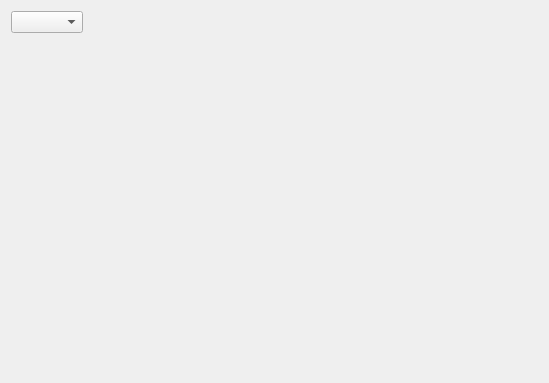
<?xml version="1.0" encoding="UTF-8"?>
<ui version="4.0">
 <class>Form</class>
 <widget class="QWidget" name="Form">
  <property name="geometry">
   <rect>
    <x>0</x>
    <y>0</y>
    <width>549</width>
    <height>383</height>
   </rect>
  </property>
  <property name="windowTitle">
   <string>Form</string>
  </property>
  <layout class="QVBoxLayout" name="verticalLayout">
   <item>
    <layout class="QHBoxLayout" name="horizontalLayout" stretch="2,1">
     <item>
      <layout class="QVBoxLayout" name="verticalLayout_2" stretch="1,4,1">
       <item>
        <layout class="QHBoxLayout" name="horizontalLayout_3">
         <item>
          <widget class="QComboBox" name="comboBox"/>
         </item>
         <item>
          <spacer name="horizontalSpacer_2">
           <property name="orientation">
            <enum>Qt::Horizontal</enum>
           </property>
           <property name="sizeHint" stdset="0">
            <size>
             <width>40</width>
             <height>20</height>
            </size>
           </property>
          </spacer>
         </item>
        </layout>
       </item>
       <item>
        <widget class="QLabel" name="webcam">
         <property name="cursor">
          <cursorShape>CrossCursor</cursorShape>
         </property>
         <property name="mouseTracking">
          <bool>true</bool>
         </property>
         <property name="text">
          <string/>
         </property>
        </widget>
       </item>
       <item>
        <spacer name="verticalSpacer">
         <property name="orientation">
          <enum>Qt::Vertical</enum>
         </property>
         <property name="sizeHint" stdset="0">
          <size>
           <width>20</width>
           <height>40</height>
          </size>
         </property>
        </spacer>
       </item>
      </layout>
     </item>
     <item>
      <layout class="QVBoxLayout" name="verticalLayout_3">
       <item>
        <spacer name="horizontalSpacer">
         <property name="orientation">
          <enum>Qt::Horizontal</enum>
         </property>
         <property name="sizeHint" stdset="0">
          <size>
           <width>40</width>
           <height>20</height>
          </size>
         </property>
        </spacer>
       </item>
      </layout>
     </item>
    </layout>
   </item>
  </layout>
 </widget>
 <resources/>
 <connections/>
</ui>
